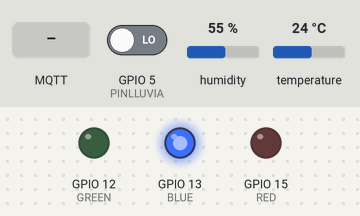
A sketch run on a simulated ESP8266 (NodeMCU). On the bench: output pins drawn as LEDs (lit = HIGH). The test bench sets the inputs (shaded band); at power-on: GPIO 5 (PINLLUVIA) LOW, humidity 55 %, temperature 24 °C. WiFi joins after 1.5 s; servers stay silent unless stated; no MQTT or app messages arrive unless stated; what the sketch prints to the serial monitor is not drawn.

Above: at 0.1 s.
At 1.52 s:
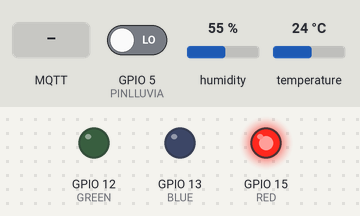
At 2.7 s:
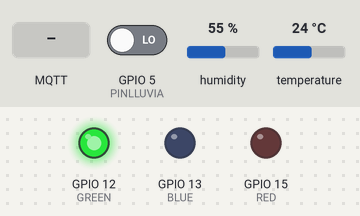
2.8 s: MQTT message "Estado" arrives on the first subscribed topic
4.3 s: MQTT message "1" arrives on the first subscribed topic
5.8 s: MQTT message "on" arrives on the first subscribed topic
Timing chart, 0 to 8.8 s (numbered marks = the images above; inputs shaded):
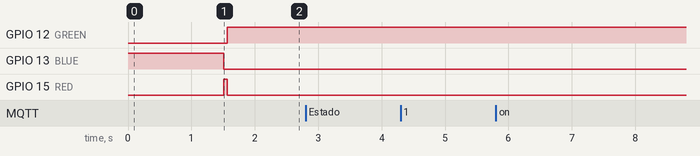

The sketch:

TerrazaV4.ino
```cpp
#include <DHT.h>
#include <ESP8266WiFi.h>
#include <PubSubClient.h>
#include <stdlib.h>

//declaraciones
const char* ssid     = "MiCasa";
const char* password = "1212cherokee";
const char* mqtt_server = "192.168.1.55";/*"IP Mosquitto server";*/
#define DHTTYPE DHT11
const int DHTPIN=14;
const int RED = 15;
const int GREEN = 12;
const int BLUE = 13;
int ldr=A0;
const int PINLLUVIA= 5;

IPAddress ip(192, 168, 1, 128);
IPAddress DNS(8, 8, 8, 8);
IPAddress Gw(192, 168, 1, 1);
IPAddress SubNet(255, 255, 255, 0);

/*Lista de topics*/
const char* TopicOut0 = "ExtIP";
const char* TopicOut1 = "ExtTemperatura";
const char* TopicOut2 = "ExtHumedad";
const char* TopicOut3 = "ExtLux";
const char* TopicOut4 = "ExtClima";

DHT dht(DHTPIN, DHTTYPE);
WiFiClient espClient;
PubSubClient client(espClient);

/*Varaibles*/
String Clima="Seco";
int luminosidad;
boolean estado=false;
long lastMsg = 0;
char msg[50];
float h;
float t;
int timer = 0;
char charVal[10];               //temporarily holds data from vals
String stringVal = "";     //data on buff is copied to this string


/* If a new message arrives, do this */
void callback(char* topic, byte* payload, unsigned int length) { /*Que hacer cuadno llega un mensaje*/
 //gestionar los mensajes recibidos en los topics subscritos
   digitalWrite(BLUE,HIGH);
   Serial.print("Mensaje recibido [");  Serial.print(topic);  Serial.print("] ");
    String dato="";
    for (int i = 0; i < length ; i++) {
        Serial.print((char)payload[i]);
        dato=dato+(char)payload[i];
    }
  Serial.println("");
   // Comprobar si hay que subir o bajar
    if ( dato.equals("Estado")) {
      estado=true;
    }
   digitalWrite(BLUE,LOW);
 }

void reconnect() {
  // Loop until we're reconnected
  while (!client.connected()) {
    digitalWrite(GREEN,LOW);
    digitalWrite(RED,HIGH);
    Serial.print("Attempting MQTT connection...");
    // Create a random client ID
    String clientId = "Terraza";
    // Attempt to connect
    if (client.connect(clientId.c_str())) {
      digitalWrite(GREEN,HIGH);
      digitalWrite(RED,LOW);
      Serial.println("connected");
      // Once connected, resubscribe...
      client.subscribe(TopicOut0);
      client.subscribe(TopicOut1);
      client.subscribe(TopicOut2);
      client.subscribe(TopicOut3);
      client.subscribe(TopicOut4);
    } else {
      Serial.print("failed, rc=");
      Serial.print(client.state());
      Serial.println(" try again in 5 seconds");
      // Wait 5 seconds before retrying
      delay(5000);
    }
  }
}
void setup_wifi() {
  delay(10);
  Serial.println();
  Serial.print("Conectando a ");
  Serial.println(ssid);
  //WiFi.config(ip,DNS,Gw,SubNet);
  WiFi.begin(ssid, password);
  while (WiFi.status() != WL_CONNECTED) {
    delay(500);
    Serial.print(".");
  }
  Serial.println("");
  Serial.println("WiFi connected");
  Serial.println("IP address: ");
  Serial.println(WiFi.localIP());
}
void Publicar(){
    dtostrf(t, 4, 2, charVal);
    client.publish(TopicOut1, charVal);
    dtostrf(h, 4, 2, charVal);
    client.publish(TopicOut2, charVal);
    timer = 0;
    int ldrValue= analogRead(ldr);
    String datos = (String)ldrValue;
    datos.toCharArray(msg,10);
    client.publish(TopicOut3, msg);
    Clima.toCharArray(msg,10);
    client.publish(TopicOut4, msg);

}

unsigned long previousMillisDHT = 0;        // will store last temp was read
const long intervalDHT = 2000;

void gettemperature() {
  // Wait at least 2 seconds seconds between measurements.
  // if the difference between the current time and last time you read
  // the sensor is bigger than the interval you set, read the sensor
  // Works better than delay for things happening elsewhere also
  unsigned long currentMillis = millis();

  if(currentMillis - previousMillisDHT >= intervalDHT) {
    // save the last time you read the sensor
    previousMillisDHT = currentMillis;

    // Reading temperature for humidity takes about 250 milliseconds!
    // Sensor readings may also be up to 2 seconds 'old' (it's a very slow sensor)
    h = dht.readHumidity();          // Read humidity (percent)
    t = dht.readTemperature(true);     // Read temperature as Fahrenheit
    // Check if any reads failed and exit early (to try again).
    if (isnan(h) || isnan(t)) {
      Serial.println("Failed to read from DHT sensor!");
      return;
    }
  }
}

void setup() {
    /* Add Event listeners */
    pinMode(RED, OUTPUT);
    pinMode(GREEN, OUTPUT);
    pinMode(BLUE, OUTPUT);
    pinMode(PINLLUVIA, INPUT);
    digitalWrite(BLUE,HIGH);
    Serial.begin(115200);
    Serial.println("Starting...");
    setup_wifi();
    client.setServer(mqtt_server, 1883);
    client.setCallback(callback);
    dht.begin();
    digitalWrite(BLUE,LOW);

}

void loop() {

    gettemperature();
    boolean lluvia = digitalRead(PINLLUVIA);
    if (lluvia){
     Clima="Mojado";
    } else {
     Clima="Seco";
    }
    if (!client.connected()) {
     reconnect();
    }
    client.loop();
    //enviar topics ciclicamente para refrescar datos
    long now = millis();  //temporizar publicaciones
    if (now - lastMsg > 10000) {
     lastMsg = now;
     Publicar();
    }

}
```
